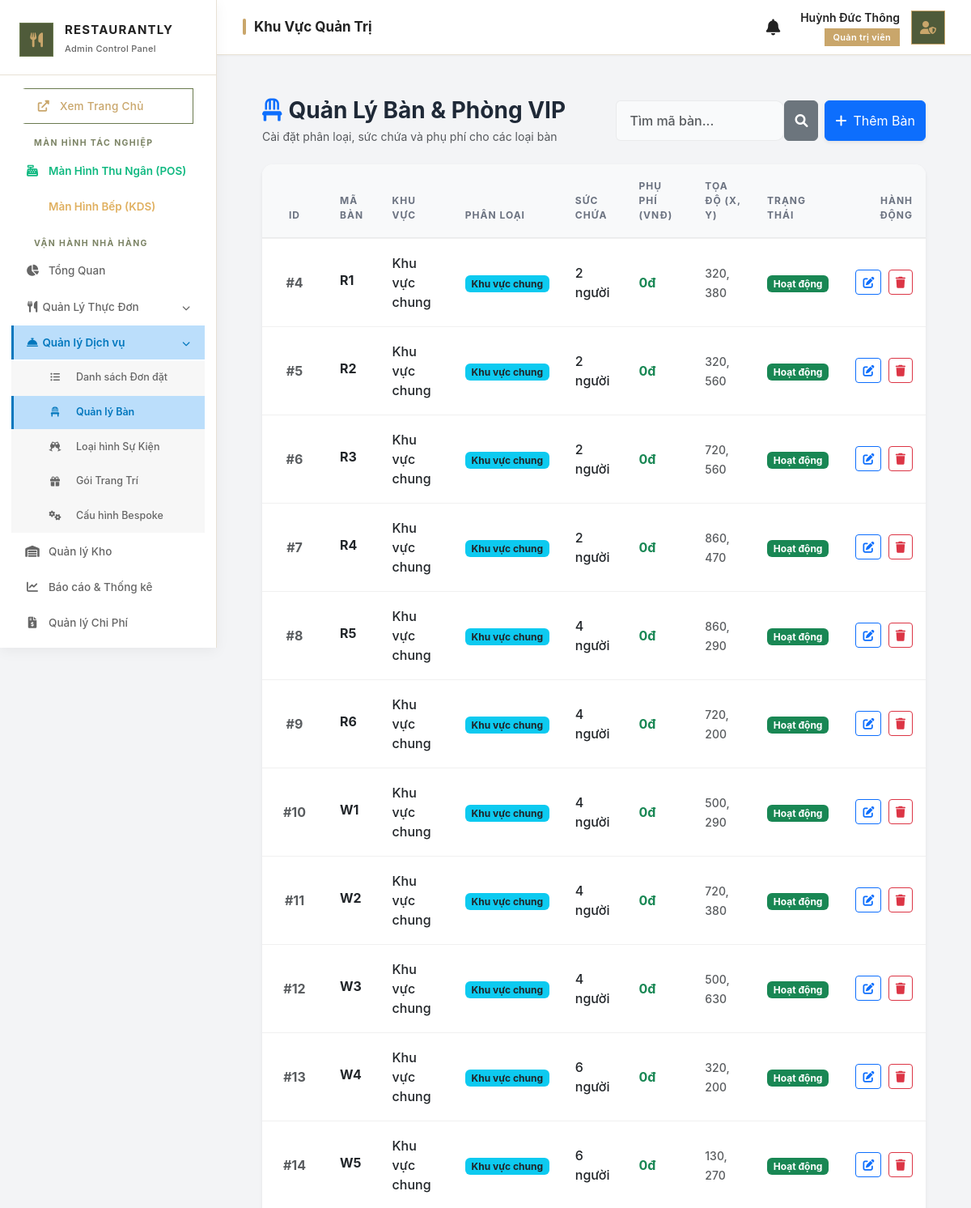
The app's page /admin/controllers/manage_tables.php (signed in, upper part), older data.
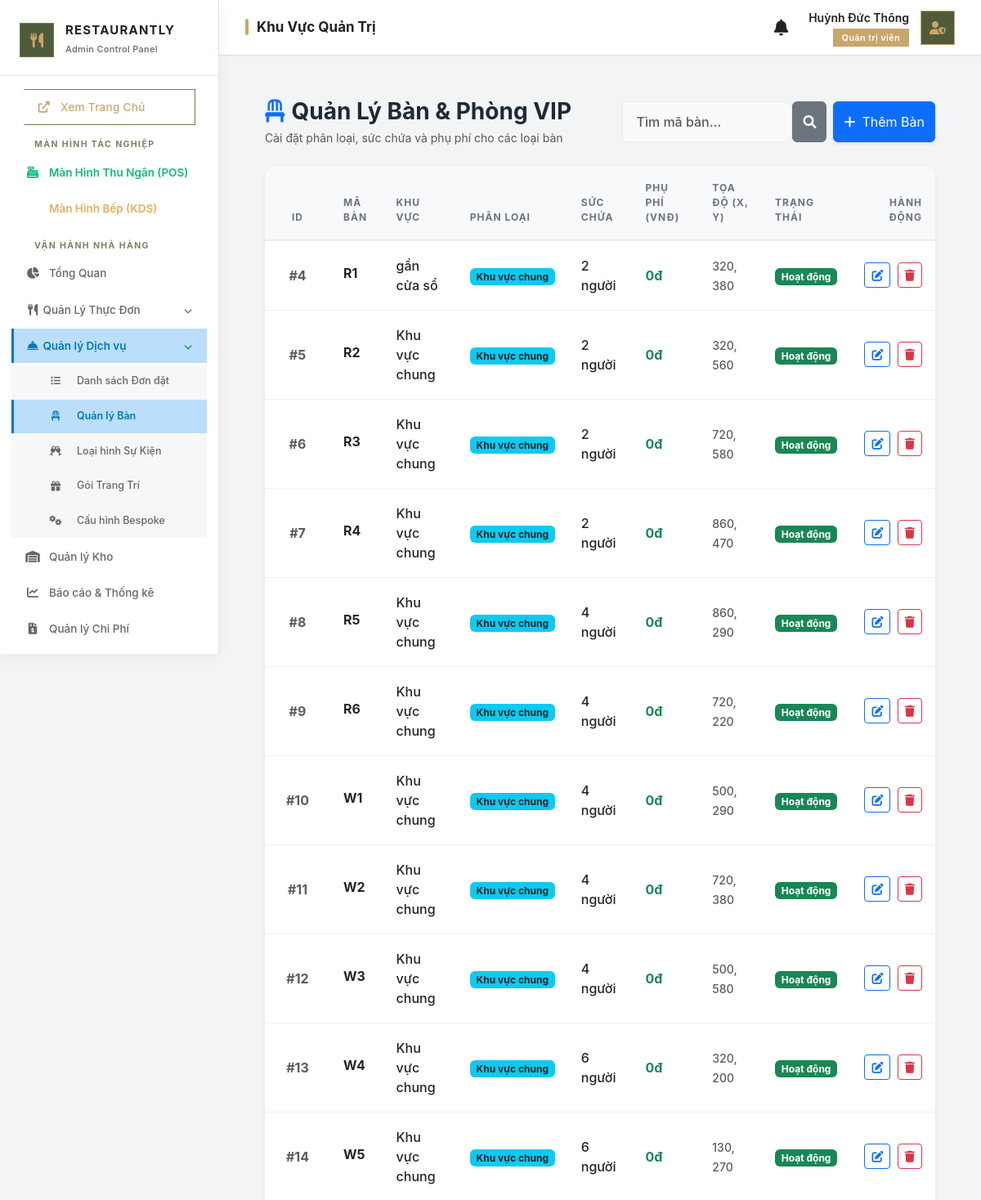
The same page, newer data.
### tables this page shows
CREATE TABLE `restaurant_tables` (
  `id` int(11) NOT NULL,
  `table_code` varchar(20) NOT NULL,
  `table_number` varchar(10) DEFAULT NULL,
  `room_type` varchar(50) DEFAULT NULL,
  `category` enum('open','room') DEFAULT 'open',
  `capacity` int(11) DEFAULT 16,
  `price` decimal(15,2) DEFAULT 0.00,
  `status` varchar(20) DEFAULT 'available',
  `is_available` tinyint(1) DEFAULT 1,
  `pos_x` int(11) DEFAULT 0,
  `pos_y` int(11) DEFAULT 0
);

### admin/controllers/manage_tables.php (the view, shortened to what this page needs)
<?php
$db = (new Database())->getConnection();
$search = $_GET['search'] ?? '';
$page = isset($_GET['page']) ? max(1, (int)$_GET['page']) : 1;
$limit = 20;
$offset = ($page - 1) * $limit;
$where_sql = "";
$params = [];
$sql = "SELECT * FROM restaurant_tables $where_sql ORDER BY id ASC LIMIT $limit OFFSET $offset";
$stmt = $db->prepare($sql);
$stmt->execute($params);
$tables = $stmt->fetchAll(PDO::FETCH_ASSOC);
include '../../public/admin_layout_header.php';
?>
<link rel="stylesheet" href="../../public/assets/admin/css/admin-style.css">
<div class="content-wrapper p-4">
    <div class="d-flex justify-content-between align-items-center mb-4 flex-wrap gap-3">
        <div>
            <h3 class="fw-bold m-0"><i class="fas fa-chair me-2 text-primary"></i>Quản Lý Bàn & Phòng VIP</h3>
            <div class="small text-muted mt-1">Cài đặt phân loại, sức chứa và phụ phí cho các loại bàn</div>
        </div>
        <div class="d-flex gap-2 flex-wrap">
            <form method="GET" class="d-flex" style="width: 250px;">
                <input type="text" name="search" class="form-control rounded-start" placeholder="Tìm mã bàn..." value="<?= htmlspecialchars($search) ?>">
                <button type="submit" class="btn btn-secondary rounded-end"><i class="fas fa-search"></i></button>
            </form>
            <button class="btn btn-primary shadow-sm" data-bs-toggle="modal" data-bs-target="#addModal">
                <i class="fas fa-plus me-2"></i>Thêm Bàn
            </button>
        </div>
    </div>
    <div class="card border-0 shadow-sm" style="border-radius:14px; overflow:hidden;">
        <div class="table-responsive">
            <table class="table table-hover align-middle mb-0">
                <thead class="table-light">
                    <tr>
                        <th width="80" class="text-center">ID</th>
                        <th>Mã Bàn</th>
                        <th>Khu Vực</th>
                        <th>Phân Loại</th>
                        <th>Sức Chứa</th>
                        <th>Phụ Phí (VNĐ)</th>
                        <th>Tọa độ (X, Y)</th>
                        <th>Trạng Thái</th>
                        <th width="100" class="text-end">Hành động</th>
                    </tr>
                </thead>
                <tbody>
                    <?php foreach($tables as $t): ?>
                    <tr>
                        <td class="text-center fw-bold text-muted">#<?= $t['id'] ?></td>
                        <td>
                            <h6 class="mb-1 fw-bold"><?= htmlspecialchars($t['table_code']) ?></h6>
                        </td>
                        <td><?= htmlspecialchars($t['room_type']) ?></td>
                        <td>
                            <?php if($t['category'] == 'room'): ?>
                                <span class="badge bg-warning text-dark"><i class="fas fa-gem me-1"></i>Phòng VIP</span>
                            <?php else: ?>
                                <span class="badge bg-info text-dark">Khu vực chung</span>
                            <?php endif; ?>
                        </td>
                        <td><?= $t['capacity'] ?> người</td>
                        <td><strong class="text-success"><?= number_format($t['price']) ?>đ</strong></td>
                        <td><span class="text-muted small"><?= $t['pos_x'] ?>, <?= $t['pos_y'] ?></span></td>
                        <td>
                            <?php if($t['status'] == 'available'): ?>
                                <span class="badge bg-success">Hoạt động</span>
                            <?php else: ?>
                                <span class="badge bg-secondary"><?= htmlspecialchars($t['status']) ?></span>
                            <?php endif; ?>
                        </td>
                        <td class="text-end text-nowrap">
                            <button class="btn btn-sm btn-outline-primary me-1" onclick="editTable(<?= htmlspecialchars(json_encode($t)) ?>)" title="Sửa">
                                <i class="fas fa-edit"></i>
                            </button>
                            <a href="?delete=<?= $t['id'] ?>" class="btn btn-sm btn-outline-danger" onclick="return confirm('Xóa bàn này?');" title="Xóa">
                                <i class="fas fa-trash"></i>
                            </a>
                        </td>
                    </tr>
                    <?php endforeach; ?>
                </tbody>
            </table>
        </div>
    </div>
</div>
<?php include '../../public/admin_layout_footer.php'; ?>

Row changes from the older to the newer data that the page shows:
changed restaurant_tables id 4: room_type "Khu vực chung" → "gần cửa sổ"
changed restaurant_tables id 6: pos_y "560" → "580"
changed restaurant_tables id 9: pos_y "200" → "220"
changed restaurant_tables id 12: pos_y "630" → "580"
